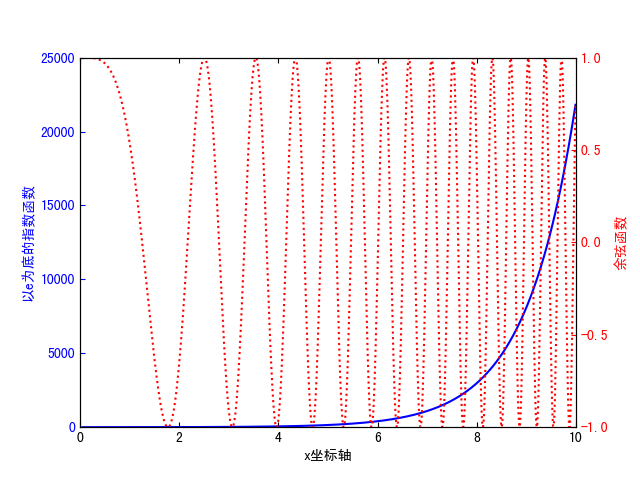

Recreate this plot in Python.
# -*- coding:utf-8 -*-

import matplotlib as mpl
import matplotlib.pyplot as plt
import numpy as np

mpl.rcParams["font.sans-serif"] = ["SimHei"]
mpl.rcParams["axes.unicode_minus"] = False

fig, ax1 = plt.subplots()
t = np.arange(0.05, 10.0, 0.01)
s1 = np.exp(t)
ax1.plot(t, s1, c="b", ls="-")

# set x-axis label
ax1.set_xlim(0.0, 10.0)
ax1.locator_params(axis='x', nbins=6)
ax1.set_xlabel("x坐标轴")

# Make the y-axis label, ticks and tick labels match the line color.
ax1.set_ylim(0.0, 2.5e4)
ax1.locator_params(axis='y', nbins=6)
ax1.set_ylabel("以e为底的指数函数", color="b")
ax1.tick_params("y", colors="b")

# ax1 shares x-axis with ax2.
ax2 = ax1.twinx()				# 共享单一绘图区域的坐标轴

s2 = np.cos(t**2)
ax2.plot(t, s2, c="r", ls=":")

# Make the y-axis label, ticks and tick labels match the line color.
ax2.set_ylim(-1.0, 1.0)
ax2.locator_params(axis='y', nbins=5)
ax2.set_ylabel("余弦函数", color="r")
ax2.tick_params("y", colors="r")

plt.savefig("13.2.2.png")